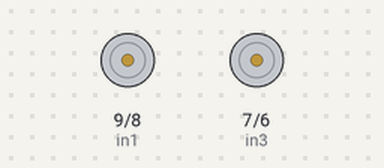
A sketch run on a simulated Arduino Uno, built with avr-gcc and run on an emulated ATmega328P. On the bench: motor-driver pin pairs drawn as motors (green arrow = first pin HIGH = forward, orange = second pin HIGH = backward, longer = more drive, scaled by the enable pin).

Above: at 3.5 s.
At 18.5 s:
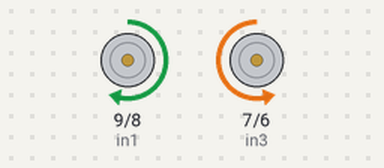
At 33.5 s:
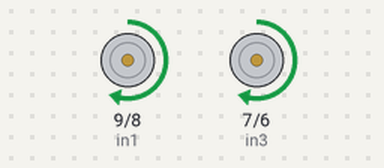
Timing chart, 0 to 46.8 s (numbered marks = the images above):
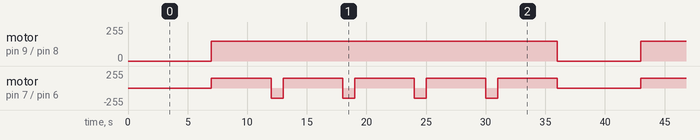

Measured:
- by itself, motor on pin 9 (in1) / pin 8 (in2): alternates forward 150/255 for 29.0 s and stopped for 7.0 s
- by itself, motor on pin 7 (in3) / pin 6 (in4): repeats every 36.0 s: 4 × (backward 150/255 1.0 s, forward 150/255 5.0 s), stopped 7.0 s, forward 150/255 5.0 s

The sketch:

RobotDefault.ino
```cpp
//Robot goes 9.5 inches in one second
//Takes 800 a left or right parenthesis to make a 90 degree turn

// connect motor controller pins to Arduino digital pins
// motor one
int enA = 10;
int in1 = 9;
int in2 = 8;
// motor two
int enB = 5;
int in3 = 7;
int in4 = 6;
void setup()
{
  // set all the motor control pins to outputs
  pinMode(enA, OUTPUT);
  pinMode(enB, OUTPUT);
  pinMode(in1, OUTPUT);
  pinMode(in2, OUTPUT);
  pinMode(in3, OUTPUT);
  pinMode(in4, OUTPUT);
  analogWrite(enA, 150);
  analogWrite(enB, 150);
}

void halt(){
  digitalWrite(in1, LOW);
  digitalWrite(in2, LOW);
  digitalWrite(in3, LOW);
  digitalWrite(in4, LOW);
}


void forward(int i){
  digitalWrite(in1, HIGH);
  digitalWrite(in2, LOW);
  digitalWrite(in3, HIGH);
  digitalWrite(in4, LOW);
  delay(i);
  digitalWrite(in1, LOW);
  digitalWrite(in2, LOW);
  digitalWrite(in3, LOW);
  digitalWrite(in4, LOW);

}

void reverse(int i){
  digitalWrite(in1, LOW);
  digitalWrite(in2, HIGH);
  digitalWrite(in3, LOW);
  digitalWrite(in4, HIGH);
  delay(i);
  digitalWrite(in1, LOW);
  digitalWrite(in2, LOW);
  digitalWrite(in3, LOW);
  digitalWrite(in4, LOW);
}

void left(int i){
  digitalWrite(in1, LOW);
  digitalWrite(in2, HIGH);
  digitalWrite(in3, HIGH);
  digitalWrite(in4, LOW);
  delay(i);
  digitalWrite(in1, LOW);
  digitalWrite(in2, LOW);
  digitalWrite(in3, LOW);
  digitalWrite(in4, LOW);
}

void right(int i){
  digitalWrite(in1, HIGH);
  digitalWrite(in2, LOW);
  digitalWrite(in3, LOW);
  digitalWrite(in4, HIGH);
  delay(i);
  digitalWrite(in1, LOW);
  digitalWrite(in2, LOW);
  digitalWrite(in3, LOW);
  digitalWrite(in4, LOW);
}
void demoOne()
{
  // this function will run the motors in both directions at a fixed speed
  // turn on motor A

  // set speed to 200 out of possible range 0~255
  analogWrite(enA, 50);
  // turn on motor B
  digitalWrite(in3, HIGH);
  digitalWrite(in4, LOW);
  // set speed to 200 out of possible range 0~255
  analogWrite(enB, 50);
  delay(2000);
  // now change motor directions
  digitalWrite(in1, LOW);
  digitalWrite(in2, HIGH);
  digitalWrite(in3, LOW);
  digitalWrite(in4, HIGH);
  delay(2000);
  // now turn off motors
  digitalWrite(in1, LOW);
  digitalWrite(in2, LOW);
  digitalWrite(in3, LOW);
  digitalWrite(in4, LOW);
}
void demoTwo()
{
  // this function will run the motors across the range of possible speeds
  // note that maximum speed is determined by the motor itself and the operating voltage
  // the PWM values sent by analogWrite() are fractions of the maximum speed possible
  // by your hardware
  // turn on motors
  digitalWrite(in1, LOW);
  digitalWrite(in2, HIGH);
  digitalWrite(in3, LOW);
  digitalWrite(in4, HIGH);
  // accelerate from zero to maximum speed

 for (int i = 0; i < 256; i++) {
analogWrite(enA, i);
analogWrite(enB, i);
delay(20);
}
// decelerate from maximum speed to zero
for (int i = 255; i > 0; --i)
  {
    analogWrite(enA, i);
    analogWrite(enB, i);
    delay(20);
  }


  // now turn off motors
  digitalWrite(in1, LOW);
  digitalWrite(in2, LOW);
  digitalWrite(in3, LOW);
  digitalWrite(in4, LOW);
}
void loop()
{
  delay(7000);
  forward(5000);
  right(1000);
  forward(5000);
  right(1000);
  forward(5000);
  right(1000);
  forward(5000);
  right(1000);
forward(5000);


}
```
